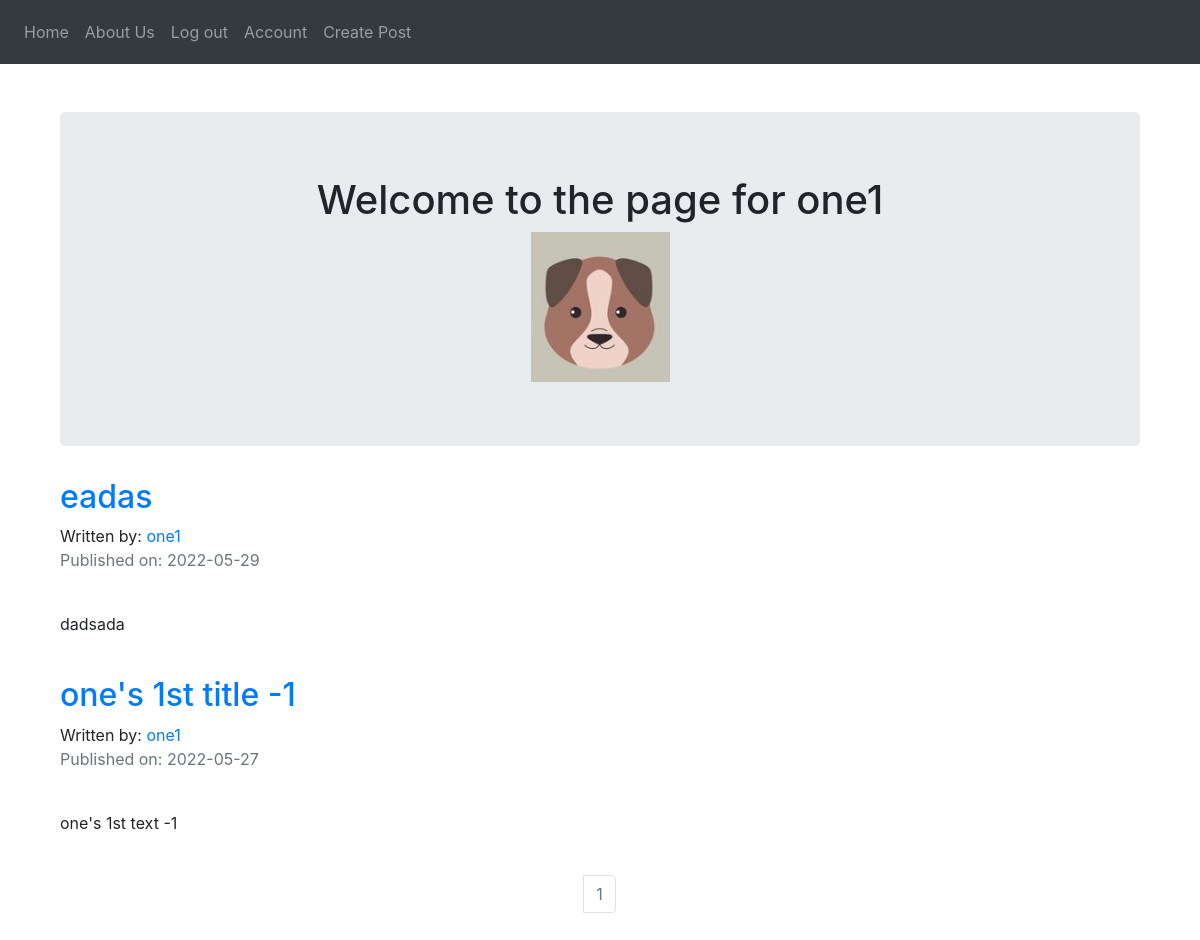
The page /one1 (signed in) on the database its author committed.
### puppycompanyblog/models.py (models this page shows, shortened)
class User(db.Model, UserMixin):
    __tablename__ = 'users'
    id = db.Column(db.Integer, primary_key = True)
    profile_image = db.Column(db.String(20), nullable=False, default='default_profile.png')
    email = db.Column(db.String(64), unique=True, index=True)
    username = db.Column(db.String(64), unique=True, index=True)
    password_hash = db.Column(db.String(128))
    posts = db.relationship('BlogPost', backref='author', lazy=True)

class BlogPost(db.Model):
    users = db.relationship(User)
    id = db.Column(db.Integer, primary_key=True)
    user_id = db.Column(db.Integer, db.ForeignKey('users.id'), nullable=False)
    date = db.Column(db.DateTime, nullable=False, default=datetime.utcnow)
    title = db.Column(db.String(140), nullable=False)
    text = db.Column(db.Text, nullable=False)

### puppycompanyblog/users/views.py (the view)
@users.route("/<username>")
def user_posts(username):
    page = request.args.get('page', 1, type=int)
    user = User.query.filter_by(username=username).first_or_404()
    blog_posts = BlogPost.query.filter_by(author=user).order_by(BlogPost.date.desc()).paginate(page=page, per_page=5)
    return render_template('user_blog_posts.html', blog_posts=blog_posts, user=user)

### puppycompanyblog/models.py (called while the page is built)
@login_manager.user_loader
def load_user(user_id):
    return User.query.get(user_id)

### puppycompanyblog/templates/user_blog_posts.html (shortened to what this page needs)
{% extends "base.html" %}
{% block content %}
<div class="container">
  <br><br>
  <div class="jumbotron">
    <div align='center'>
      <h1>Welcome to the page for {{user.username}}</h1>
      <img align='center' src="{{ url_for('static', filename='profile_pics/' + user.profile_image) }}">
    </div>
  </div>
  {% for post in blog_posts.items %}
  <h2><a href="{{ url_for('blog_posts.blog_post', blog_post_id=post.id) }}">{{ post.title }}</a></h2>
  Written by: <a href="{{ url_for('users.user_posts', username=post.author.username) }}">{{ post.author.username }}</a>
  <p class="text-muted">Published on: {{ post.date.strftime('%Y-%m-%d') }}</p>
  <br>
  <p>{{post.text}}</p>
  <br>
  {% endfor %}
</div>
<nav aria-label="Page navigation example">
  <ul class="pagination justify-content-center">
    <br><br><br>
    {% for page_num in blog_posts.iter_pages(left_edge=1, right_edge=1, left_current=1, right_current=2) %}
    {% if blog_posts.page == page_num %}
    <li class="page-item disabled">
      <a class="page-link" href="{{ url_for('users.user_posts', username=user.username, page=page_num) }}">{{ page_num
        }}</a>
    </li>
    {% else %}
    <li class="page-item"><a class="page-link"
        href="{{ url_for('users.user_posts', username=user.username, page=page_num) }}">{{ page_num }}</a></li>
    {% endif %}
    {% endfor %}
</nav>
{% endblock content %}

### rows shown on the page
User: username "one1", profile_image (placeholder picture)
BlogPost: title "eadas", author.username "one1", date "2022-05-29", text "dadsada"
BlogPost: title "one's 1st title -1", author.username "one1", date "2022-05-27", text "one's 1st text -1"

### other values the page prints
{{ page_num }} "1"
